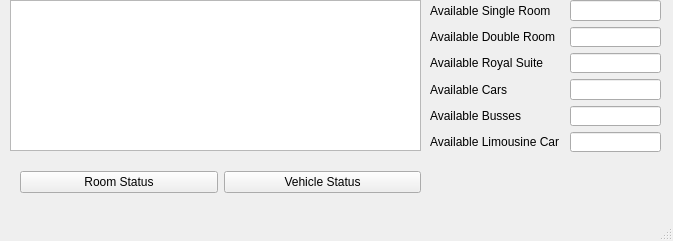
<?xml version="1.0" encoding="UTF-8"?>
<ui version="4.0">
 <class>CheckAvailableRoom</class>
 <widget class="QMainWindow" name="CheckAvailableRoom">
  <property name="geometry">
   <rect>
    <x>0</x>
    <y>0</y>
    <width>673</width>
    <height>241</height>
   </rect>
  </property>
  <property name="windowTitle">
   <string>MainWindow</string>
  </property>
  <widget class="QWidget" name="centralwidget">
   <widget class="QTableWidget" name="Reservable">
    <property name="geometry">
     <rect>
      <x>10</x>
      <y>0</y>
      <width>411</width>
      <height>151</height>
     </rect>
    </property>
   </widget>
   <widget class="QWidget" name="">
    <property name="geometry">
     <rect>
      <x>430</x>
      <y>0</y>
      <width>231</width>
      <height>152</height>
     </rect>
    </property>
    <layout class="QGridLayout" name="gridLayout">
     <item row="0" column="0" colspan="3">
      <widget class="QLabel" name="label">
       <property name="text">
        <string>Available Single Room  </string>
       </property>
      </widget>
     </item>
     <item row="0" column="4">
      <widget class="QLineEdit" name="lineEdit">
       <property name="enabled">
        <bool>true</bool>
       </property>
       <property name="text">
        <string/>
       </property>
      </widget>
     </item>
     <item row="1" column="0" colspan="3">
      <widget class="QLabel" name="label_2">
       <property name="text">
        <string>Available Double Room</string>
       </property>
      </widget>
     </item>
     <item row="2" column="0" colspan="3">
      <widget class="QLabel" name="label_3">
       <property name="text">
        <string>Available Royal Suite  </string>
       </property>
      </widget>
     </item>
     <item row="3" column="0">
      <widget class="QLabel" name="label_4">
       <property name="text">
        <string>Available Cars</string>
       </property>
      </widget>
     </item>
     <item row="4" column="0" colspan="2">
      <widget class="QLabel" name="label_5">
       <property name="text">
        <string>Available Busses</string>
       </property>
      </widget>
     </item>
     <item row="5" column="0" colspan="4">
      <widget class="QLabel" name="label_6">
       <property name="text">
        <string>Available Limousine Car</string>
       </property>
      </widget>
     </item>
     <item row="5" column="4">
      <widget class="QLineEdit" name="lineEdit_6"/>
     </item>
     <item row="1" column="4">
      <widget class="QLineEdit" name="lineEdit_2"/>
     </item>
     <item row="2" column="4">
      <widget class="QLineEdit" name="lineEdit_3"/>
     </item>
     <item row="3" column="4">
      <widget class="QLineEdit" name="lineEdit_4"/>
     </item>
     <item row="4" column="4">
      <widget class="QLineEdit" name="lineEdit_5"/>
     </item>
    </layout>
   </widget>
   <widget class="QWidget" name="">
    <property name="geometry">
     <rect>
      <x>20</x>
      <y>170</y>
      <width>401</width>
      <height>25</height>
     </rect>
    </property>
    <layout class="QHBoxLayout" name="horizontalLayout">
     <item>
      <widget class="QPushButton" name="RoomStatus">
       <property name="text">
        <string>Room Status</string>
       </property>
      </widget>
     </item>
     <item>
      <widget class="QPushButton" name="VehicleStatus">
       <property name="text">
        <string>Vehicle Status</string>
       </property>
      </widget>
     </item>
    </layout>
   </widget>
  </widget>
  <widget class="QMenuBar" name="menubar">
   <property name="geometry">
    <rect>
     <x>0</x>
     <y>0</y>
     <width>673</width>
     <height>21</height>
    </rect>
   </property>
  </widget>
  <widget class="QStatusBar" name="statusbar"/>
 </widget>
 <resources/>
 <connections/>
</ui>
